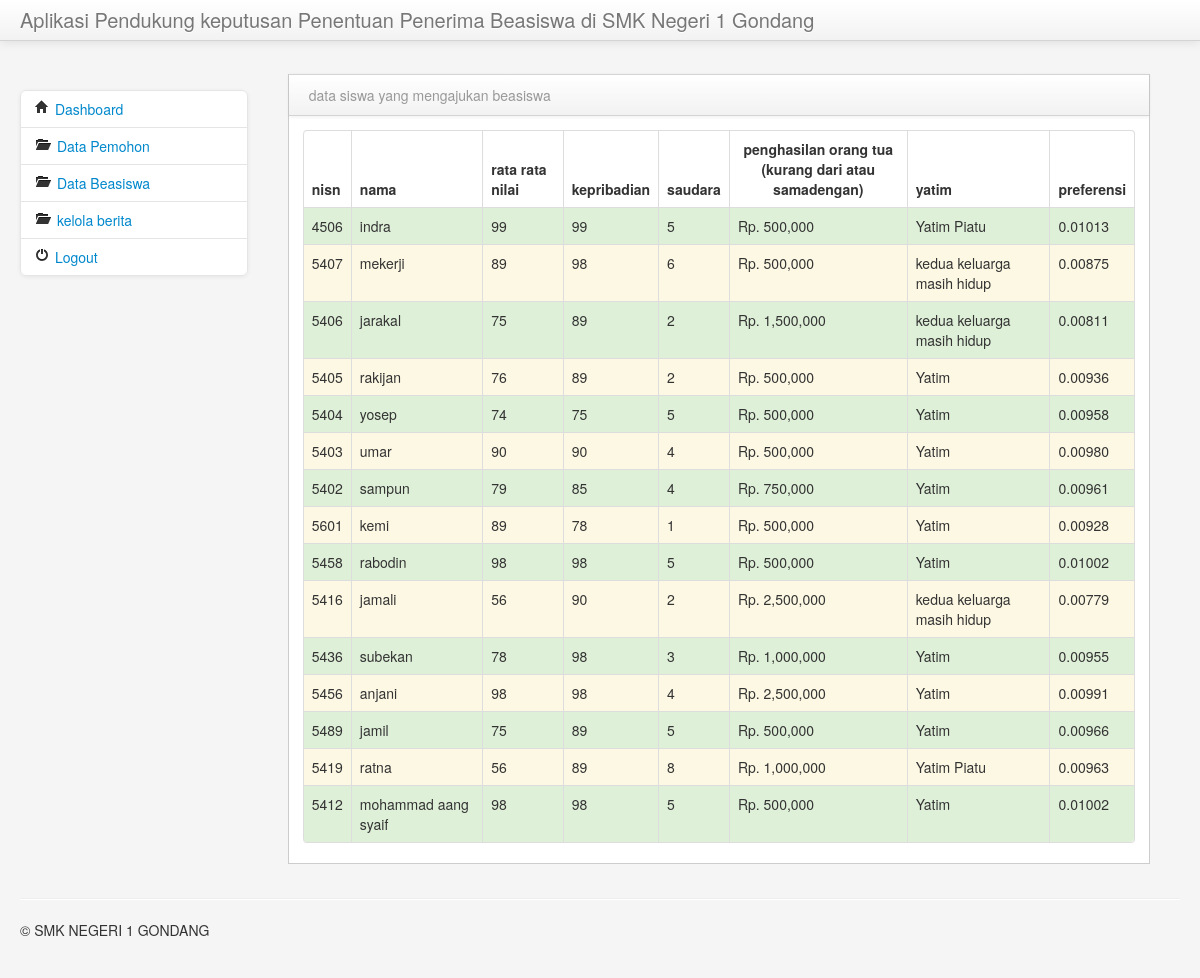
Screenshot of /admin/cont.php?hal=siswa (signed in) with the database file from the repository.
### tables this page shows
CREATE TABLE IF NOT EXISTS `siswa` (
  `id_siswa` int(11) NOT NULL AUTO_INCREMENT,
  `raport` int(11) NOT NULL,
  `kepribadian` int(11) NOT NULL,
  `saudara` int(11) NOT NULL,
  `yatim` enum('Y','N','YP') NOT NULL,
  `penghasilan` int(11) NOT NULL,
  `vektor` int(11) NOT NULL,
  `preferensi` varchar(789) NOT NULL,
  `nama` varchar(122) NOT NULL,
  `nisn` int(11) NOT NULL,
  PRIMARY KEY (`id_siswa`)
);

### admin/cont.php (the view, shortened to what this page needs)
<?php
if ($_SESSION[namauser])
{
?>
<!DOCTYPE html>
<html class="no-js">
    <head>
        <link href="../bootstrap/css/bootstrap.min.css" rel="stylesheet" media="screen">
        <link href="../bootstrap/css/bootstrap-responsive.min.css" rel="stylesheet" media="screen">
        <link href="../vendors/easypiechart/jquery.easy-pie-chart.css" rel="stylesheet" media="screen">
        <link href="../assets/styles.css" rel="stylesheet" media="screen">
		<link href="../assets/DT_bootstrap.css" rel="stylesheet" media="screen">
    </head>
    <body>
        <div class="navbar navbar-fixed-top">
            <div class="navbar-inner">
                <div class="container-fluid">
                    <a class="brand" href="#"><center>Aplikasi Pendukung keputusan Penentuan Penerima Beasiswa di SMK Negeri 1 Gondang</center></a>
                </div>
            </div>
        </div>
        <div class="container-fluid">
            <div class="row-fluid">
                <div class="span3" id="sidebar">
                    <ul class="nav nav-list bs-docs-sidenav nav-collapse collapse">
                        <li >
                            <a href="?hal=home"><i class="icon-home"></i> Dashboard</a>
                        </li>
                        <li>
                            <a href="?hal=siswa"><i class="icon-folder-open"></i> Data Pemohon</a>
                        </li>
                        <li>
                            <a href="?hal=beasiswa"><i class="icon-folder-open"></i> Data Beasiswa</a>
                        </li>
						 <li>
                            <a href="?hal=berita"><i class="icon-folder-open"></i> kelola berita</a>
                        </li>
                       <li>
                            <a href="logout.php"><i class="icon-off"></i> Logout</a>
                        </li>
                    </ul>
                </div>
                <div class="span9" id="content">
                <?php
				if($_GET[hal]== 'siswa')
				{
                ?>
				<div class="row-fluid">
                        <div class="block">
                            <div class="navbar navbar-inner block-header">
                                <div class="muted pull-left">data siswa yang mengajukan beasiswa</div>
                            </div>
                            <div class="block-content collapse in">
                                <div class="span12">
                                    <table cellpadding="0" cellspacing="0" border="0" class="table table-striped table-bordered" id="example">
                                        <thead>
                                            <tr>
                                                <th>nisn </th>
                                                <th>nama</th>
                                                <th>rata rata nilai </th>
                                                <th>kepribadian</th>
                                                <th>saudara</th>
                                                <th class="center"><center>penghasilan orang tua <br /> (kurang dari atau samadengan)</center></th>
                                                <th>yatim</th>
                                                <th>preferensi</th>
                                            </tr>
                                        </thead>
                                        <tbody>
										<?php
										$cl=warning;
										$sis=mysql_query("select * from siswa order by id_siswa desc");
										while ($r=mysql_fetch_array($sis))
										{
									     if ($cl == 'success')
										 {
										  $cl=warning;
										 }
										 elseif ($cl == 'warning')
										 {
										  $cl=success;
										 }
										?>
                                            <tr class="<?php echo "$cl";?>">
                                                <td><?php echo" $r[nisn]";?> </td>
                                                <td><?php echo" $r[nama]";?> </td>
                                                <td><?php echo" $r[raport]";?></td>
                                                <td class="center"> <?php echo" $r[kepribadian]";?></td>
                                                <td class="center"><?php echo" $r[saudara]";?></td>
                                                <td class="center"> <?php $penghasilan=number_format($r[penghasilan]); echo"Rp. $penghasilan";?></td>
                                                <td class="center"><?php
													if ($r[yatim] == 'Y')
													{
													echo "Yatim";
													}
                                                    if ($r[yatim] == 'YP')
													{
													echo "Yatim Piatu";
													}
													if ($r[yatim] == 'N')
													{
													echo "kedua keluarga masih hidup";
													}
												     ?></td>
                                                <td class="center"><?php $p=number_format( $r[preferensi],5); echo"$p";?></td>
                                            </tr>
                                            <?php
										}
										?>
                                        </tbody>
                                    </table>
                                </div>
                            </div>
                        </div>
                    </div>
                 <?php
				}
				?>
                </div>
            </div>
            <hr>
            <footer>
                <p>&copy; SMK NEGERI 1 GONDANG</p>
            </footer>
        </div>
    </body>
</html>
<?php
}
else
{
header('location:login.php');
}
?>

### assets/styles.css (style rules this page uses)
body { padding-top: 0; padding-bottom: 40px; background-color: #f5f5f5; }
@media (min-width: 979px) { body { padding-top: 60px; } }
#content { margin-left:0px; }
.block { border: 1px solid #ccc; background: white; margin: 1em 0em; border-top: none; }
.block-content { margin: 1em; min-height: .25em; }
.block-header { margin-bottom: 0px; border-right: none; border-left: none; -webkit-border-radius: 0px; -moz-border-radius: 0px; border-radius: 0px; }
.block-header div { padding-top: 10px; }
.bs-docs-sidenav { max-width: 228px; margin: 30px 0 0; padding: 0; background-color: #fff; -webkit-border-radius: 6px; -moz-border-radius: 6px; border-radius: 6px; -webkit-box-shadow: 0 1px 4px rgba(0,0,0,.065); -moz-box-shadow: 0 1px 4px rgba(0,0,0,.065); box-shadow: 0 1px 4px rgba(0,0,0,.065); }
.bs-docs-sidenav > li > a { display: block; width: 190px \9; margin: 0 0 -1px; padding: 8px 14px; border: 1px solid #e5e5e5; }
.bs-docs-sidenav > li:first-child > a { -webkit-border-radius: 6px 6px 0 0; -moz-border-radius: 6px 6px 0 0; border-radius: 6px 6px 0 0; }
.bs-docs-sidenav > li:last-child > a { -webkit-border-radius: 0 0 6px 6px; -moz-border-radius: 0 0 6px 6px; border-radius: 0 0 6px 6px; }

### rows the page displays
siswa: nisn "4506", nama "indra", raport "99", kepribadian "99", saudara "5", penghasilan "500,000", yatim "Yatim Piatu", preferensi "0.01013"
siswa: nisn "5407", nama "mekerji", raport "89", kepribadian "98", saudara "6", penghasilan "500,000", yatim "kedua keluarga masih hidup", preferensi "0.00875"
siswa: nisn "5406", nama "jarakal", raport "75", kepribadian "89", saudara "2", penghasilan "1,500,000", yatim "kedua keluarga masih hidup", preferensi "0.00811"
siswa: nisn "5405", nama "rakijan", raport "76", kepribadian "89", saudara "2", penghasilan "500,000", yatim "Yatim", preferensi "0.00936"
siswa: nisn "5404", nama "yosep", raport "74", kepribadian "75", saudara "5", penghasilan "500,000", yatim "Yatim", preferensi "0.00958"
siswa: nisn "5403", nama "umar", raport "90", kepribadian "90", saudara "4", penghasilan "500,000", yatim "Yatim", preferensi "0.00980"
siswa: nisn "5402", nama "sampun", raport "79", kepribadian "85", saudara "4", penghasilan "750,000", yatim "Yatim", preferensi "0.00961"
siswa: nisn "5601", nama "kemi", raport "89", kepribadian "78", saudara "1", penghasilan "500,000", yatim "Yatim", preferensi "0.00928"
siswa: nisn "5458", nama "rabodin", raport "98", kepribadian "98", saudara "5", penghasilan "500,000", yatim "Yatim", preferensi "0.01002"
siswa: nisn "5416", nama "jamali", raport "56", kepribadian "90", saudara "2", penghasilan "2,500,000", yatim "kedua keluarga masih hidup", preferensi "0.00779"
siswa: nisn "5436", nama "subekan", raport "78", kepribadian "98", saudara "3", penghasilan "1,000,000", yatim "Yatim", preferensi "0.00955"
siswa: nisn "5456", nama "anjani", raport "98", kepribadian "98", saudara "4", penghasilan "2,500,000", yatim "Yatim", preferensi "0.00991"
siswa: nisn "5489", nama "jamil", raport "75", kepribadian "89", saudara "5", penghasilan "500,000", yatim "Yatim", preferensi "0.00966"
siswa: nisn "5419", nama "ratna", raport "56", kepribadian "89", saudara "8", penghasilan "1,000,000", yatim "Yatim Piatu", preferensi "0.00963"
siswa: nisn "5412", nama "mohammad aang syaif", raport "98", kepribadian "98", saudara "5", penghasilan "500,000", yatim "Yatim", preferensi "0.01002"
